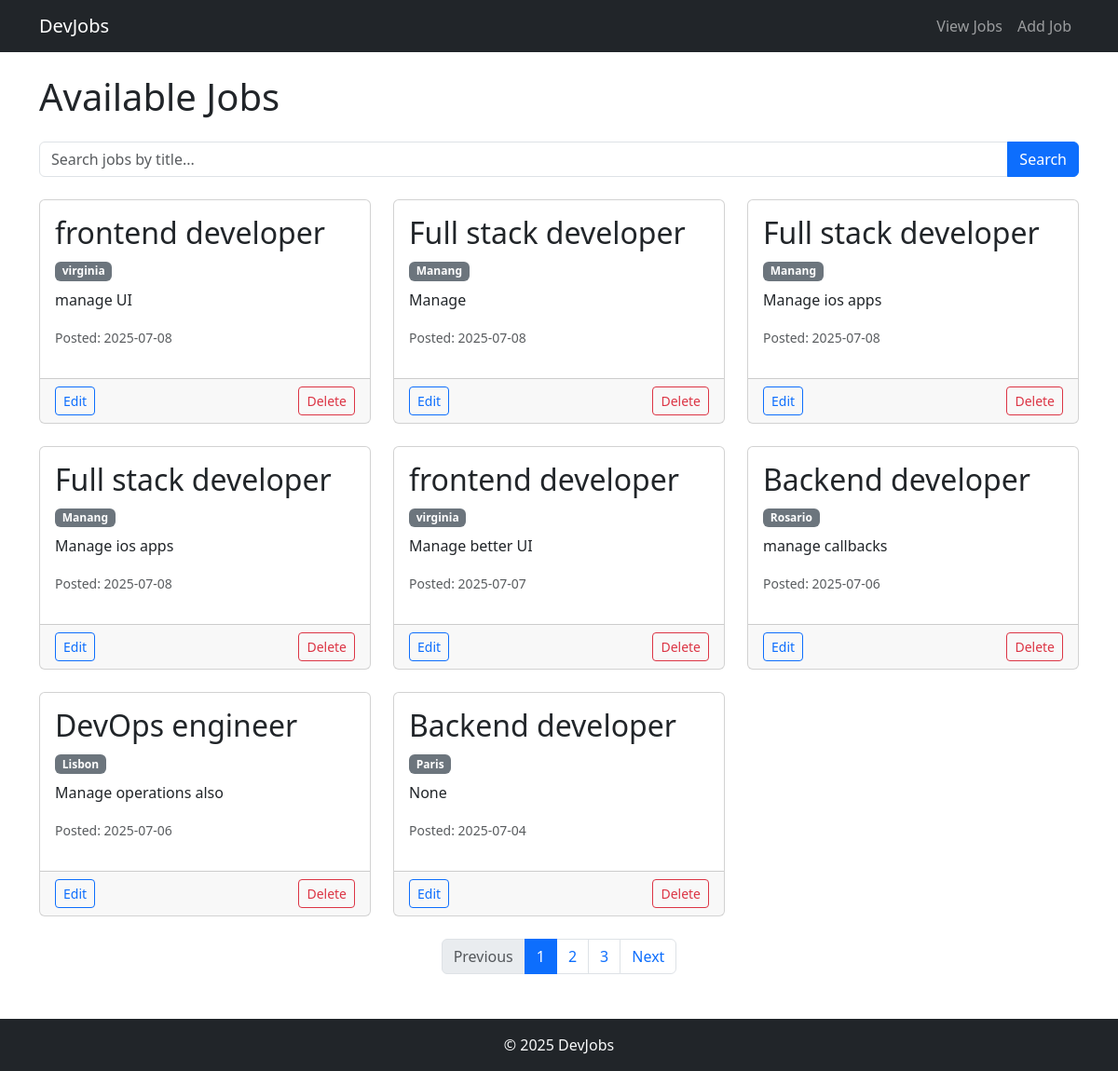
The app's page /view-jobs, older data.
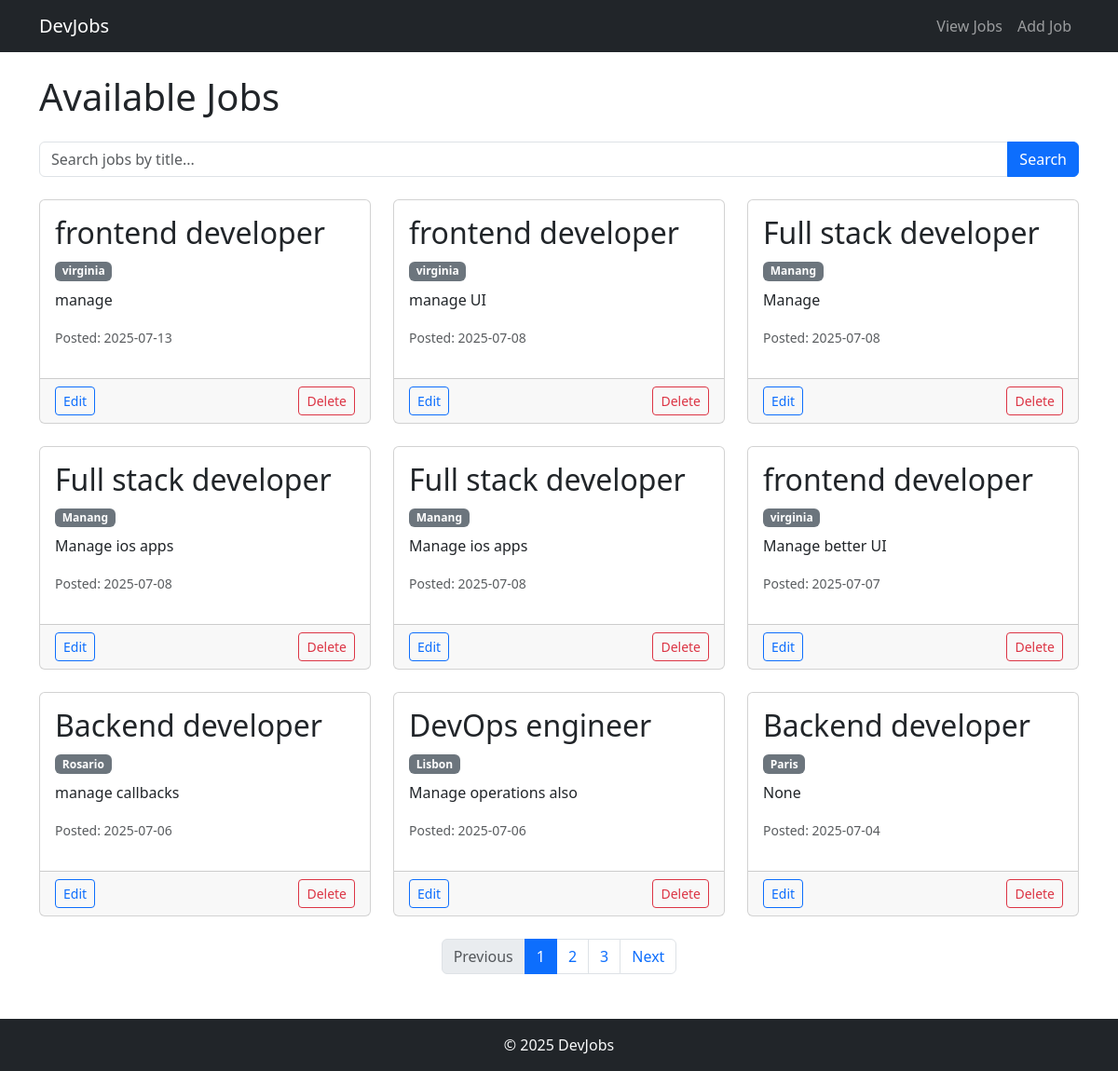
The same page, newer data.
### app.py (models this page shows)
class Job(db.Model):
    id = db.Column(db.Integer, primary_key=True)
    title = db.Column(db.String(100), nullable=False)
    location = db.Column(db.String(100), nullable=False)
    description = db.Column(db.Text, nullable=True)
    created_at = db.Column(db.DateTime, default=datetime.utcnow)

### app.py (the view)
@app.route('/view-jobs')
def view_jobs():
    title_query = request.args.get('title')
    location_query = request.args.get('location')
    query = Job.query
    if title_query:
        query = query.filter(Job.title.ilike(f"%{title_query}%"))
    if location_query:
        query = query.filter(Job.location.ilike(f"%{location_query}%"))
    jobs = query.order_by(Job.created_at.desc()).all()
    return render_template('jobs.html', jobs=jobs)

### templates/jobs.html (shortened to what this page needs)
{% extends "base.html" %}
{% block content %}
<h1 class="mb-4">Available Jobs</h1>
<form method="GET" action="/view-jobs" class="mb-4">
  <div class="input-group">
    <input type="text" name="search" class="form-control" placeholder="Search jobs by title...">
    <button class="btn btn-primary" type="submit">Search</button>
  </div>
</form>
{% if jobs %}
  <div class="row row-cols-1 row-cols-md-2 row-cols-lg-3 g-4">
    {% for job in jobs %}
    <div class="col">
      <div class="card h-100 card-hover">
        <div class="card-body">
          <h2 class="card-title">
            <a href="/job-detail/{{ job.id }}" class="text-decoration-none text-dark">
              {{ job.title }}
            </a>
          </h2>
          <span class="badge bg-secondary mb-2">{{ job.location }}</span>
          <p class="card-text">{{ job.description }}</p>
          <p class="text-muted"><small>Posted: {{ job.created_at.strftime("%Y-%m-%d") if job.created_at else "N/A" }}</small></p>
        </div>
        <div class="card-footer d-flex justify-content-between">
          <form action="/edit-job/{{ job.id }}" method="GET">
            <button type="submit" class="btn btn-sm btn-outline-primary">Edit</button>
          </form>
          <form action="/delete-job/{{ job.id }}" method="POST">
            <button type="submit" class="btn btn-sm btn-outline-danger">Delete</button>
          </form>
        </div>
      </div>
    </div>
    {% endfor %}
  </div>
  <nav class="mt-4">
    <ul class="pagination justify-content-center">
      <li class="page-item disabled"><a class="page-link">Previous</a></li>
      <li class="page-item active"><a class="page-link">1</a></li>
      <li class="page-item"><a class="page-link" href="#">2</a></li>
      <li class="page-item"><a class="page-link" href="#">3</a></li>
      <li class="page-item"><a class="page-link" href="#">Next</a></li>
    </ul>
  </nav>
{% else %}
  <p>No jobs available.</p>
{% endif %}
{% endblock %}

Row changes from the older to the newer data that the page shows:
added Job: title "frontend developer", location "virginia", description "manage", created_at "2025-07-13"
